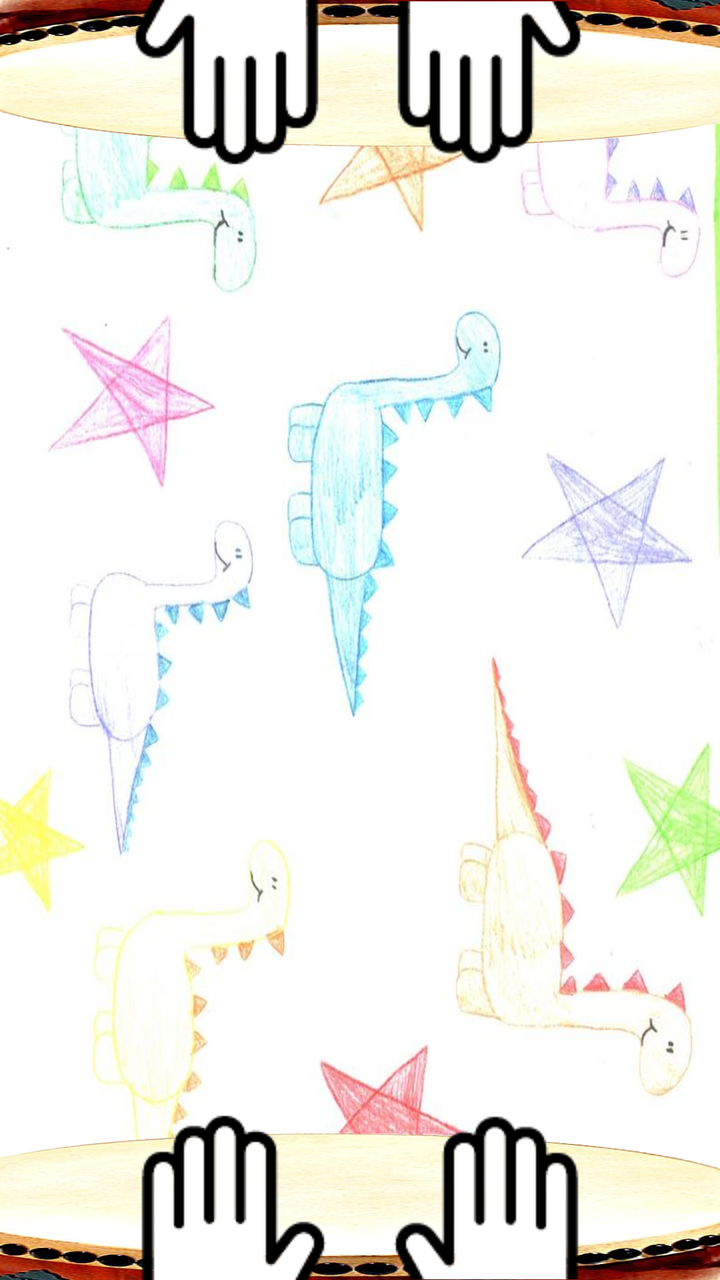
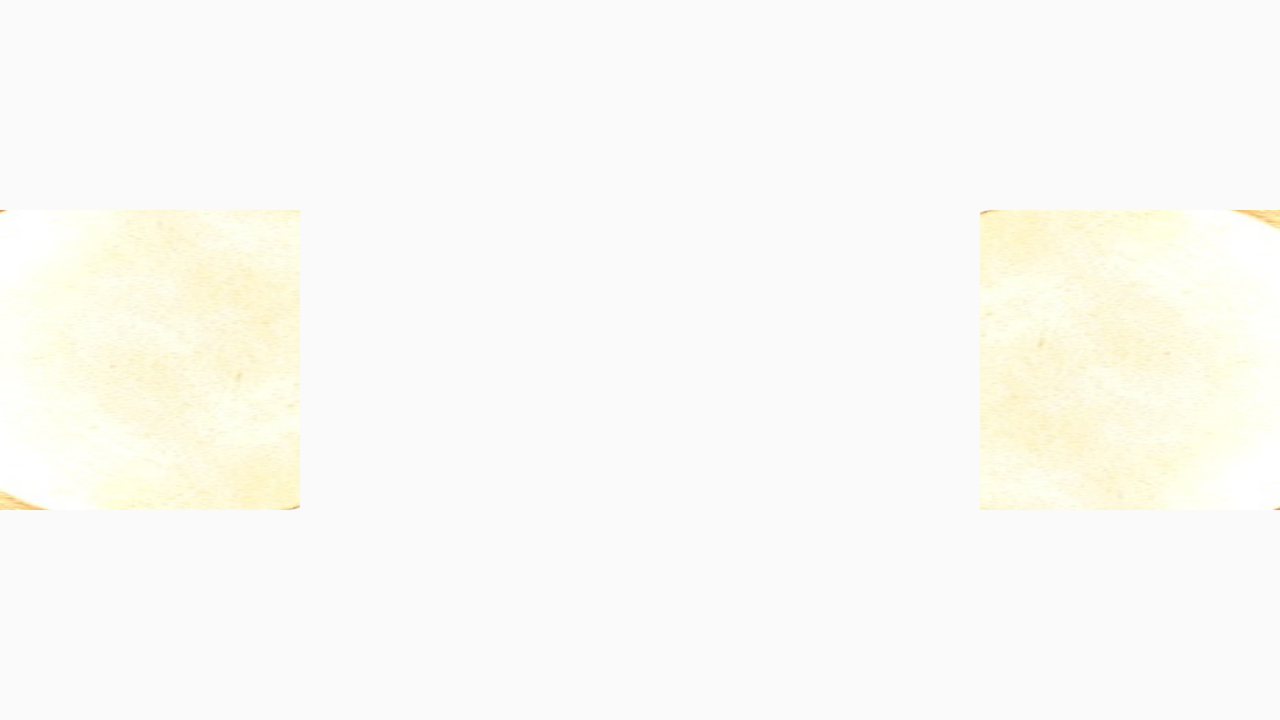

One screen, two layout resources from the same app: the default and the repository's alternative for another configuration. Each is rendered where Android would select it; the XML of both is given below.
<!-- AndroidManifest.xml: application theme Theme.AppCompat.Light -->
<!-- res/layout/fragment_game.xml -->
<?xml version="1.0" encoding="utf-8"?>
<FrameLayout xmlns:android="http://schemas.android.com/apk/res/android"
             android:id="@+id/game_view"
             android:orientation="vertical"
             android:layout_width="match_parent"
             android:layout_height="match_parent">

    <RelativeLayout
        android:background="@drawable/background"
        android:id="@+id/game_controller"
        android:layout_width="match_parent"
        android:layout_height="match_parent"
        android:alpha="1">

        <ImageButton
            android:background="@drawable/drum_top"
            android:id="@+id/btn_game_top"
            android:layout_width="match_parent"
            android:layout_height="80dp"
            android:layout_alignParentTop="true"
            android:scaleType="fitXY"
            android:alpha="1"/>

        <LinearLayout
            android:id="@+id/hands_top"
            android:orientation="horizontal"
            android:gravity="center_horizontal"
            android:layout_width="match_parent"
            android:layout_height="wrap_content">

            <ImageView
                android:rotation="180"
                android:layout_width="wrap_content"
                android:layout_height="match_parent"
                android:src="@drawable/hands_left_solid"/>

            <ImageView
                android:rotation="180"
                android:layout_width="wrap_content"
                android:layout_height="match_parent"
                android:src="@drawable/hands_right_solid"/>
        </LinearLayout>


        <ImageButton
            android:background="@drawable/drum_bottom"
            android:id="@+id/btn_game_bottom"
            android:layout_width="match_parent"
            android:layout_height="80dp"
            android:layout_alignParentBottom="true"
            android:scaleType="fitXY"
            android:alpha="1"/>


        <LinearLayout
            android:id="@+id/hands_bottom"
            android:gravity="center_horizontal"
            android:orientation="horizontal"
            android:layout_width="match_parent"
            android:layout_height="wrap_content"
            android:layout_alignParentBottom="true"
            android:layout_alignParentLeft="true"
            android:layout_alignParentStart="true">

            <ImageView
                android:layout_width="wrap_content"
                android:layout_height="match_parent"
                android:src="@drawable/hands_left_solid"/>

            <ImageView
                android:layout_width="wrap_content"
                android:layout_height="match_parent"
                android:src="@drawable/hands_right_solid"/>
        </LinearLayout>
    </RelativeLayout>
</FrameLayout>
<!-- resources referenced by this layout -->
<resources>
  <!-- drawable background: png bitmap (drawable, 545865 bytes) -->
  <!-- drawable drum_bottom (drawable) -->
  <?xml version="1.0" encoding="utf-8"?>
  <selector xmlns:android="http://schemas.android.com/apk/res/android">
  
      <item android:state_focused="true"
            android:drawable="@drawable/drum_focused"/>
  
      <item android:state_pressed="true"
            android:drawable="@drawable/drum_focused"/>
  
      <item android:drawable="@drawable/drum_base"/>
  
  </selector>
  <!-- drawable drum_top (drawable) -->
  <?xml version="1.0" encoding="utf-8"?>
  <selector xmlns:android="http://schemas.android.com/apk/res/android">
  
      <item android:state_pressed="true">
          <rotate
              android:fromDegrees="180"
              android:toDegrees="180"
              android:pivotX="50%"
              android:pivotY="50%"
              android:drawable="@drawable/drum_focused">
          </rotate>
      </item>
  
      <item android:state_focused="true">
          <rotate
              android:fromDegrees="180"
              android:toDegrees="180"
              android:pivotX="50%"
              android:pivotY="50%"
              android:drawable="@drawable/drum_focused">
          </rotate>
      </item>
  
      <item>
          <rotate
              android:fromDegrees="180"
              android:toDegrees="180"
              android:pivotX="50%"
              android:pivotY="50%"
              android:drawable="@drawable/drum_base">
          </rotate>
      </item>
  </selector>
  <!-- drawable hands_left_solid: png bitmap (drawable, 4494 bytes) -->
  <!-- drawable hands_right_solid: png bitmap (drawable, 4492 bytes) -->
  <!-- drawable drum_focused (drawable) -->
  <?xml version="1.0" encoding="utf-8"?>
  <layer-list xmlns:android="http://schemas.android.com/apk/res/android">
      <item
          android:top="5dp"
          android:drawable="@drawable/taikodrum"/>
  </layer-list>
  <!-- drawable drum_base (drawable) -->
  <?xml version="1.0" encoding="utf-8"?>
  <layer-list xmlns:android="http://schemas.android.com/apk/res/android">
      <item android:drawable="@drawable/taikodrum"/>
  </layer-list>
  <!-- drawable taikodrum: png bitmap (drawable, 136874 bytes) -->
</resources>
<!-- res/layout-land/fragment_game.xml (the repository's variant of the layout above) -->
<!-- drawn on the phone turned sideways -->
<?xml version="1.0" encoding="utf-8"?>
<FrameLayout xmlns:android="http://schemas.android.com/apk/res/android"
             android:orientation="horizontal"
             android:layout_width="match_parent"
             android:layout_height="match_parent"
             android:id="@+id/game_view">

    <RelativeLayout
        android:id="@+id/game_controller"
        android:layout_width="match_parent"
        android:layout_height="match_parent">

        <ImageButton
            android:background="@drawable/drum_left"
            android:id="@+id/btn_game_top"
            android:layout_width="150dp"
            android:layout_height="match_parent"
            android:cropToPadding="false"
            android:scaleType="fitXY"/>

        <ImageButton
            android:background="@drawable/drum_right"
            android:id="@+id/btn_game_bottom"
            android:layout_width="150dp"
            android:layout_height="match_parent"
            android:layout_alignParentTop="true"
            android:layout_alignParentRight="true"
            android:layout_alignParentEnd="true"
            android:scaleType="fitXY"/>

    </RelativeLayout>

</FrameLayout>
<!-- resources referenced by the variant -->
<!-- as the phone turned sideways resolves them -->
<resources>
  <!-- drawable drum_left (drawable) -->
  <?xml version="1.0" encoding="utf-8"?>
  <selector xmlns:android="http://schemas.android.com/apk/res/android">
      <item android:state_pressed="true">
          <rotate
              android:fromDegrees="90"
              android:toDegrees="90"
              android:pivotX="50%"
              android:pivotY="50%"
              android:drawable="@drawable/drum_focused">
          </rotate>
      </item>
  
      <item android:state_focused="true">
          <rotate
              android:fromDegrees="90"
              android:toDegrees="90"
              android:pivotX="50%"
              android:pivotY="50%"
              android:drawable="@drawable/drum_focused">
          </rotate>
      </item>
  
      <item>
          <rotate
              android:fromDegrees="90"
              android:toDegrees="90"
              android:pivotX="50%"
              android:pivotY="50%"
              android:drawable="@drawable/drum_base">
          </rotate>
      </item>
  </selector>
  <!-- drawable drum_right (drawable) -->
  <?xml version="1.0" encoding="utf-8"?>
  <selector xmlns:android="http://schemas.android.com/apk/res/android">
      <item android:state_pressed="true">
          <rotate
              android:fromDegrees="270"
              android:toDegrees="270"
              android:pivotX="50%"
              android:pivotY="50%"
              android:drawable="@drawable/drum_focused">
          </rotate>
      </item>
  
      <item android:state_focused="true">
          <rotate
              android:fromDegrees="270"
              android:toDegrees="270"
              android:pivotX="50%"
              android:pivotY="50%"
              android:drawable="@drawable/drum_focused">
          </rotate>
      </item>
  
      <item>
          <rotate
              android:fromDegrees="270"
              android:toDegrees="270"
              android:pivotX="50%"
              android:pivotY="50%"
              android:drawable="@drawable/drum_base">
          </rotate>
      </item>
  </selector>
  <!-- drawable drum_focused (drawable) -->
  <?xml version="1.0" encoding="utf-8"?>
  <layer-list xmlns:android="http://schemas.android.com/apk/res/android">
      <item
          android:top="5dp"
          android:drawable="@drawable/taikodrum"/>
  </layer-list>
  <!-- drawable drum_base (drawable) -->
  <?xml version="1.0" encoding="utf-8"?>
  <layer-list xmlns:android="http://schemas.android.com/apk/res/android">
      <item android:drawable="@drawable/taikodrum"/>
  </layer-list>
  <!-- drawable taikodrum: png bitmap (drawable, 136874 bytes) -->
</resources>
